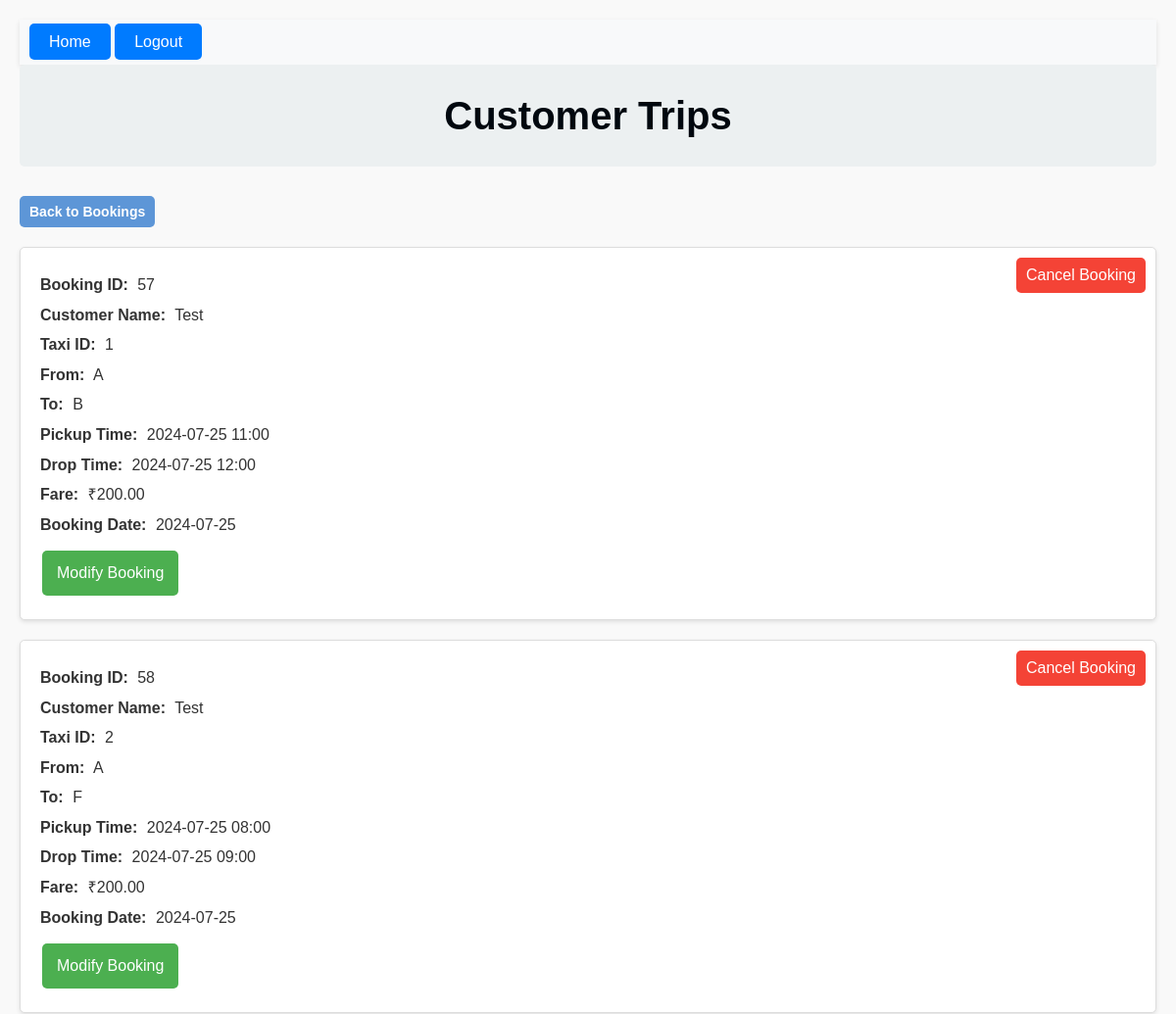
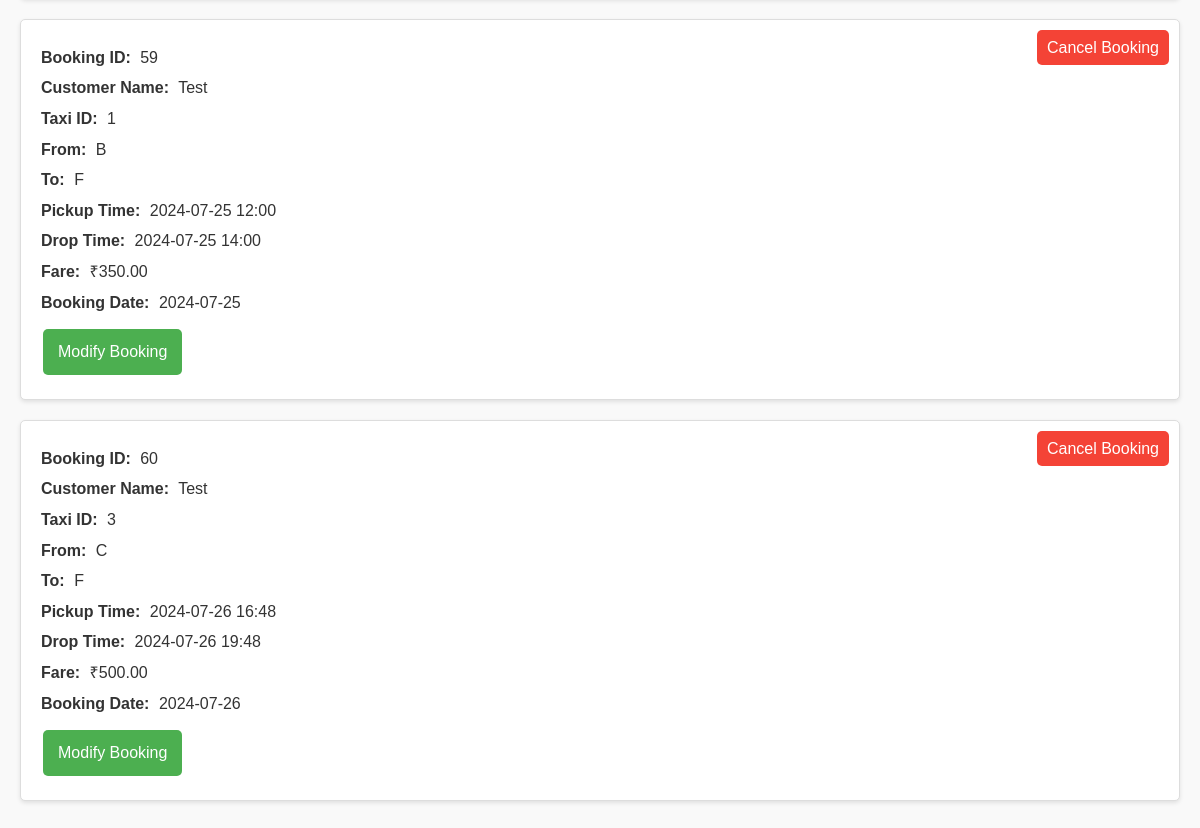
Screenshot of /customer-trips/6/ (signed in) with the database file from the repository (2 pictures, top to bottom).
### bookings/models.py (models this page shows, shortened)
class Booking(models.Model):
    booking_id = models.AutoField(primary_key=True)
    taxi = models.ForeignKey(Taxi, on_delete=models.CASCADE)
    customer = models.ForeignKey(Customer, on_delete=models.CASCADE)
    pickup_point = models.CharField(max_length=1, choices=[('A', 'A'), ('B', 'B'), ('C', 'C'), ('D', 'D'), ('E', 'E'), ('F', 'F')])
    drop_point = models.CharField(max_length=1, choices=[('A', 'A'), ('B', 'B'), ('C', 'C'), ('D', 'D'), ('E', 'E'), ('F', 'F')])
    pickup_time = models.DateTimeField()
    drop_time = models.DateTimeField(default=None, null=True, blank=True)
    booking_time = models.TimeField(auto_now_add=True)
    booking_date = models.DateField(auto_now_add=True)
    fare_amount = models.DecimalField(max_digits=10, decimal_places=2,default=0)

class Customer(models.Model):
    user = models.OneToOneField(User, null=True, blank=True, on_delete=models.SET_NULL)
    customer_id = models.AutoField(primary_key=True)
    customer_name = models.CharField(max_length=255)

class Taxi(models.Model):
    taxi_id = models.AutoField(primary_key=True)
    driver = models.OneToOneField(User, on_delete=models.SET_NULL, null=True, related_name='assigned_taxi')
    current_location = models.CharField(max_length=1, choices=[('A', 'A'), ('B', 'B'), ('C', 'C'), ('D', 'D'), ('E', 'E'), ('F', 'F')],default='A')
    earnings = models.DecimalField(max_digits=10, decimal_places=2, default=0.0)
    location_index = models.IntegerField(default=0)

### bookings/views.py (the view)
# urls.py: path('customer-trips/<int:customer_id>/', views.view_customer_trips, name='view_customer_trips'),
@login_required
def view_customer_trips(request, customer_id):
    if request.user.is_superuser or (hasattr(request.user, 'customer') and request.user.customer.customer_id == customer_id):
        customer_bookings = Booking.objects.filter(customer_id=customer_id)
        return render(request, 'customer_trips.html', {'customer_bookings': customer_bookings})
    else:
        messages.error(request, "You don't have permission to view these trips.")
        return redirect('display_taxi_details')

### bookings/templates/customer_trips.html (shortened to what this page needs)
{% extends 'base.html' %}
{% block content %}
<body class="customer-body">
    <h1 class="customer-header">Customer Trips</h1>
    <div class="back-to-bookings">
        <a href="{% url 'display_taxi_details' %}" class="back-btn">Back to Bookings</a>
    </div>
    {% for booking in customer_bookings %}
    <div class="trip">
        <p><strong>Booking ID:</strong> {{ booking.booking_id }}</p>
        <p><strong>Customer Name:</strong> {{ booking.customer.customer_name }}</p>
        <p><strong>Taxi ID:</strong> {{ booking.taxi.taxi_id }}</p>
        <p><strong>From:</strong> {{ booking.pickup_point }}</p>
        <p><strong>To:</strong> {{ booking.drop_point }}</p>
        <p><strong>Pickup Time:</strong> {{ booking.pickup_time|date:"Y-m-d H:i" }}</p>
        <p><strong>Drop Time:</strong> {{ booking.drop_time|date:"Y-m-d H:i" }}</p>
        <p><strong>Fare:</strong> ₹{{ booking.fare_amount }}</p>
        <p><strong>Booking Date:</strong> {{ booking.booking_date|date:"Y-m-d" }}</p>
        {% if user.is_superuser or user.customer == booking.customer %}
        <div class="booking-actions">
            <a href="{% url 'cancel_booking' %}?booking_id={{ booking.booking_id }}" class="cancel-btn">Cancel Booking</a>
            <a href="{% url 'modify_booking' %}?booking_id={{ booking.booking_id }}" class="modify-btn">Modify Booking</a>
        </div>
        {% endif %}
    </div>
    {% endfor %}
</body>
{% endblock %}

### bookings/static/styles.css (style rules this page uses)
.customer-body { font-family: Arial, sans-serif; background-color: #f9f9f9; color: #333; margin: 0; padding: 20px; }
.customer-header { text-align: center; margin-bottom: 30px; color: #01080f; }
.trip { background-color: #fff; border: 1px solid #ddd; padding: 20px; margin-bottom: 20px; border-radius: 5px; box-shadow: 0 2px 4px rgba(0, 0, 0, 0.1); position: relative; }
.trip p { margin: 5px 0; font-size: 16px; }
.trip p strong { font-weight: bold; margin-right: 5px; }
.booking-actions { display: flex; justify-content: space-between; margin-top: 10px; }
.modify-btn { background-color: #4CAF50; color: white; padding: 10px 15px; text-align: center; text-decoration: none; display: inline-block; font-size: 16px; margin: 4px 2px; cursor: pointer; border-radius: 5px; }
.cancel-btn { position: absolute; top: 10px; right: 10px; padding: 5px 10px; background-color: #f44336; color: white; border: none; border-radius: 5px; cursor: pointer; text-decoration: none; }
* { margin: 0; padding: 0; box-sizing: border-box; font-family: Arial, sans-serif; }
body { background-color: #f0f0f0; color: #333; line-height: 1.6; padding: 20px; }
h1 { font-size: 2.5em; color: #2c3e50; background-color: #ecf0f1; padding: 20px; text-align: center; border-radius: 5px; margin-bottom: 30px; }
p { font-size: 1.1em; margin-bottom: 10px; }
.back-btn { display: inline-block; padding: 5px 10px; background-color: #5d96d7; color: white; text-decoration: none; border-radius: 5px; font-size: 14px; font-weight: bold; transition: background-color 0.3s ease; }
.back-to-bookings { text-align: left; margin-bottom: 20px; }

### rows the page displays
Booking: booking_id "57", customer.customer_name "Test", taxi.taxi_id "1", pickup_point "A", drop_point "B", pickup_time "2024-07-25 11:00", drop_time "2024-07-25 12:00", fare_amount "200.00", booking_date "2024-07-25"
Booking: booking_id "58", customer.customer_name "Test", taxi.taxi_id "2", pickup_point "A", drop_point "F", pickup_time "2024-07-25 08:00", drop_time "2024-07-25 09:00", fare_amount "200.00", booking_date "2024-07-25"
Booking: booking_id "59", customer.customer_name "Test", taxi.taxi_id "1", pickup_point "B", drop_point "F", pickup_time "2024-07-25 12:00", drop_time "2024-07-25 14:00", fare_amount "350.00", booking_date "2024-07-25"
Booking: booking_id "60", customer.customer_name "Test", taxi.taxi_id "3", pickup_point "C", drop_point "F", pickup_time "2024-07-26 16:48", drop_time "2024-07-26 19:48", fare_amount "500.00", booking_date "2024-07-26"
